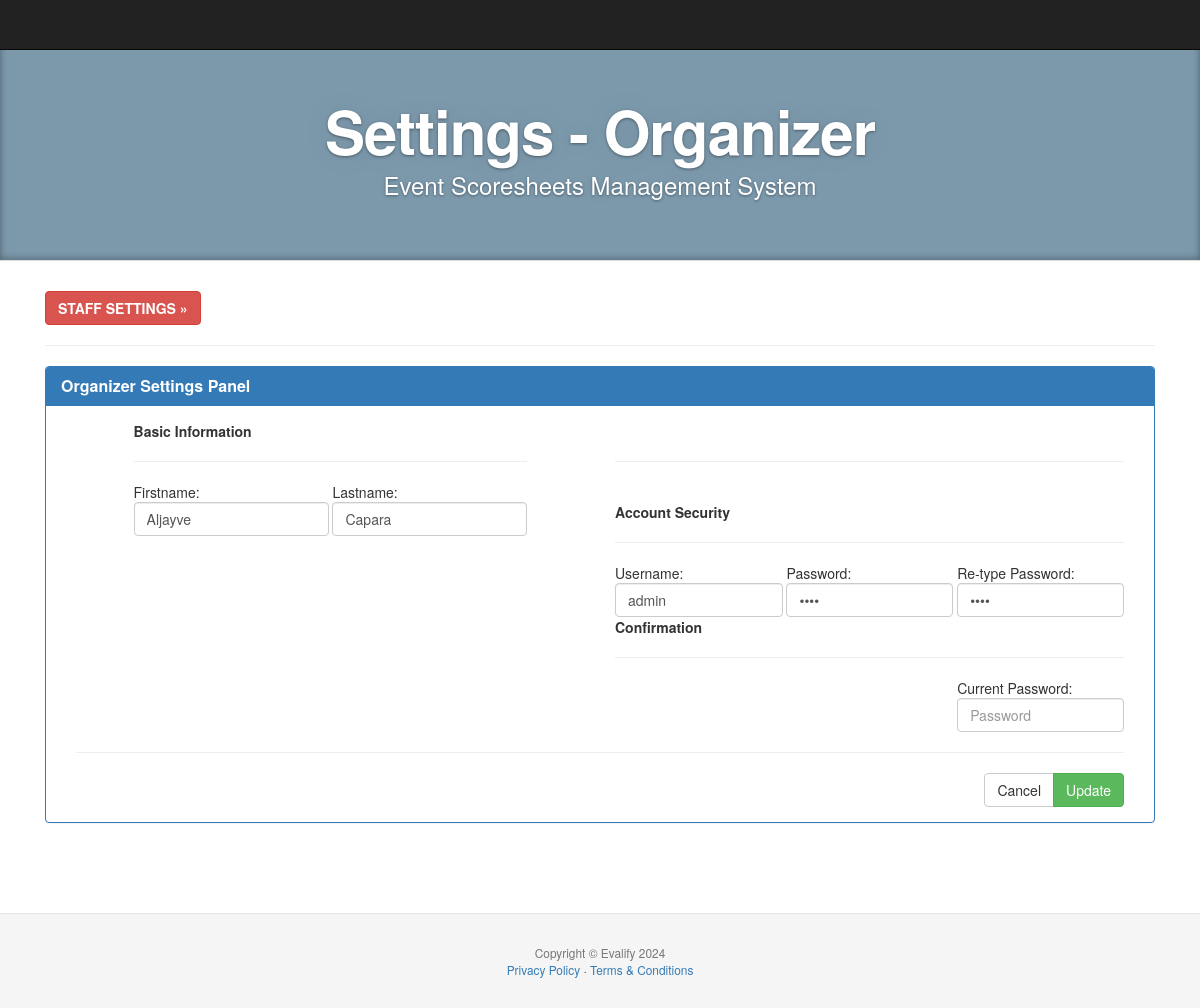
/edit_organizer.php (signed in), run on the app's committed database.
### tables this page shows
CREATE TABLE `organizer` (
  `organizer_id` int(11) NOT NULL,
  `firstname` text NOT NULL,
  `lastname` text NOT NULL,
  `username` text NOT NULL,
  `password` text NOT NULL,
  `access` varchar(25) NOT NULL,
  `org_id` varchar(12) NOT NULL,
  `status` varchar(12) NOT NULL
);

### session.php (called while the page is built, shortened)
<?php
$session_id = $_SESSION['id'];

### edit_organizer.php (the view, shortened to what this page needs)
<!DOCTYPE html>
<html lang="en">
    <?php
    include('header.php');
     include('session.php');
     ?>
  <body>
    <div class="navbar navbar-inverse navbar-fixed-top">
    </div>
<header class="jumbotron subhead" id="overview">
  <div class="container">
    <h1>Settings - Organizer</h1>
    <p class="lead">Event Scoresheets Management System</p>
  </div>
</header>
    <div class="container">
  <div class="col-lg-12">
 <a href="edit_staff.php" class="btn btn-danger"><strong>STAFF SETTINGS &raquo;</strong></a>
 <hr />
 <div class="panel panel-primary">
            <div class="panel-heading">
              <h3 class="panel-title"><strong>Organizer Settings Panel</strong></h3>
            </div>
            <div class="panel-body">
   <form method="POST" enctype="multipart/form-data">
    <div class="col-lg-6">
   <?php
       $query = $conn->query("select * from organizer where organizer_id='$session_id'") or die(mysql_error());
		while ($row = $query->fetch())
        { ?>
    <table align="center">
     <tr><td colspan="5"><strong>Basic Information</strong><hr /></td></tr>
    <tr>
    <td>
    Firstname:
    <input type="text" name="fname" class="form-control" placeholder="Firstname" value="<?php echo $row['firstname']; ?>" aria-describedby="basic-addon1" required autofocus>
 </td>
    <td>&nbsp;</td>
    <td>
    Lastname:
    <input type="text" name="lname" class="form-control" placeholder="Lastname" value="<?php echo $row['lastname']; ?>" aria-describedby="basic-addon1" required autofocus>
 </td>
    </tr>
    <tr><td colspan="5">&nbsp;</td></tr>
    </table>
       </div>
       <div class="col-lg-6">
    <table align="center">
     <tr><td colspan="5">&nbsp; <hr /></td></tr>
     <tr><td colspan="5">&nbsp;</td></tr>
      <tr><td colspan="5"><strong>Account Security</strong><hr /></td></tr>
     <tr>
    <td>
    Username:
    <input type="text" name="username" class="form-control" placeholder="Username" value="<?php echo $row['username']; ?>" aria-describedby="basic-addon1" required autofocus>
 </td>
    <td>&nbsp;</td>
    <td>
    Password:
    <input id="password" type="password" name="passwordx" class="form-control" placeholder="Password" value="<?php echo $row['password']; ?>" aria-describedby="basic-addon1" required autofocus>
 </td>
    <td>&nbsp;</td>
    <td>
    Re-type Password:
    <input id="confirm_password" type="password" name="password2x" class="form-control" placeholder="Re-type Password" value="<?php echo $row['password']; ?>" aria-describedby="basic-addon1" required autofocus>
 </td>
    </tr>
    <tr><td colspan="5"><strong>Confirmation</strong><hr /></td></tr>
         <tr>
    <td>
 </td>
    <td>&nbsp;</td>
    <td>&nbsp;</td>
    <td>&nbsp;</td>
    <td>
    Current Password:
    <input type="password" name="password" class="form-control" placeholder="Password"  required="true"/>
 </td>
    </tr>
    </table>
     <?php } ?>
       </div>
<div class="col-lg-12">
<hr />
       <div class="btn-group pull-right">
  <a href="home.php" type="button" class="btn btn-default">Cancel</a>
  <button  name="update" type="submit" class="btn btn-success">Update</button>
   </div>
 </div>
   </form>
            </div>
          </div>
  </div>
</div>
   <?php include('footer.php'); ?>
  </body>
</html>

### assets/css/docs.css (style rules this page uses)
body { position: relative; padding-top: 40px; }
body > .navbar { font-size: 13px; }
.jumbotron { position: relative; padding: 40px 0; color: #fff; text-align: center; text-shadow: 0 1px 3px rgba(0,0,0,.4), 0 0 30px rgba(0,0,0,.075); background: #7C99AC; filter: progid:DXImageTransform.Microsoft.gradient( startColorstr='#001995', endColorstr='#5E79FD',GradientType=1 ); -webkit-box-shadow: inset 0 3px 7px rgba(0,0,0,.2), inset 0 -3px 7px rgba(0,0,0,.2); -moz-box-shadow: inset 0 3px 7px rgba(0,0,0,.2), inset 0 -3px 7px rgba(0,0,0,.2); box-shadow: inset 0 3px 7px rgba(0,0,0,.2), inset 0 -3px 7px rgba(0,0,0,.2); }
.jumbotron h1 { font-size: 80px; font-weight: bold; text-align: center; letter-spacing: -1px; line-height: 1; }
.jumbotron p { font-size: 24px; font-weight: 300; line-height: 1.25; margin-bottom: 30px; }
.jumbotron .container { position: relative; z-index: 2; }
.subhead { text-align: left; border-bottom: 1px solid #ddd; }
.subhead h1 { font-size: 60px; text-align: center; }
.subhead p { margin-bottom: 20px; text-align: center; }

### data on the page
organizer: fname "Aljayve", lname "Capara", username "admin"
